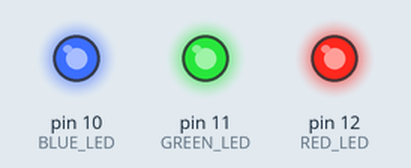
Bench run of a sketch on a simulated Arduino Uno, built with avr-gcc and run on an emulated ATmega328P. Parts: output pins drawn as LEDs (lit = HIGH).

Above: at 0.2 s.
At 1.7 s:
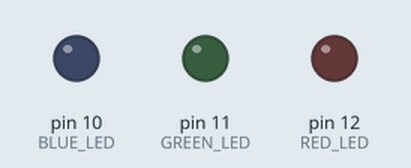
Timing chart, 0 to 3.0 s (numbered marks = the images above):
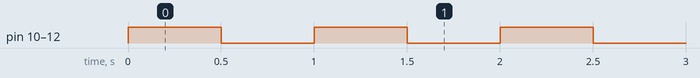

The sketch:

01_LED_04.ino
```cpp
int BLUE_LED = 10;
int GREEN_LED = 11;
int RED_LED = 12;

void setup() {
  pinMode(BLUE_LED, OUTPUT);
  pinMode(GREEN_LED, OUTPUT);
  pinMode(RED_LED, OUTPUT);
}

// 버전2: 모든 LED가 켜진 뒤 0.5초 동안 유지하고, 모든 LED를 끈 뒤 0.5초 유지
void loop() {
  digitalWrite(RED_LED, HIGH);
  digitalWrite(GREEN_LED, HIGH);
  digitalWrite(BLUE_LED, HIGH);
  delay(500);

  digitalWrite(RED_LED, LOW);
  digitalWrite(BLUE_LED, LOW);
  digitalWrite(GREEN_LED, LOW);
  delay(500);
}
```

Measured:
- by itself, pin 10 (BLUE_LED), pin 11 (GREEN_LED), pin 12 (RED_LED): alternates HIGH for 0.50 s and LOW for 0.50 s
